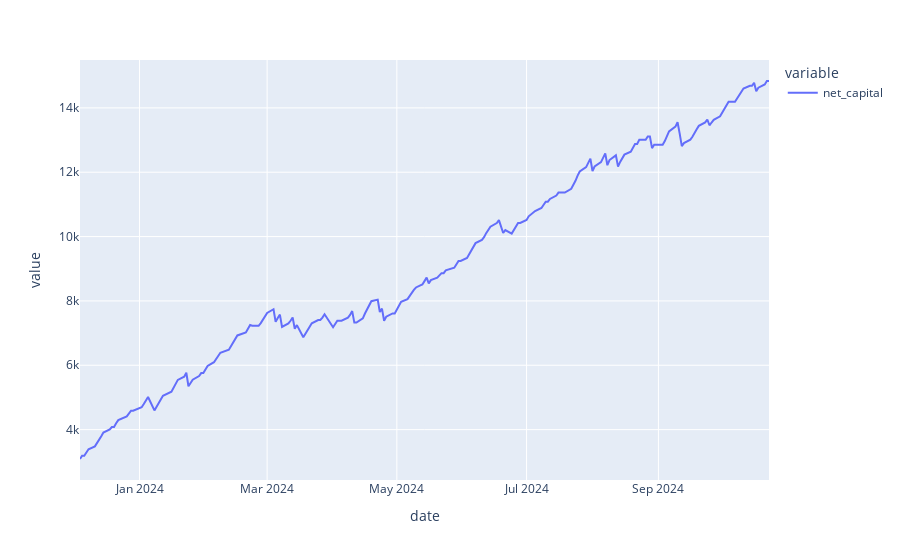

The cell this chart's notebook holds for it:
### Code cell
px.line(metalabeled_strat_backtest_df['net_capital']).show()
print(f"Meta-labeled strategy Sharpe: {sharpe_ratio(returns=metalabeled_strat_backtest_df['pct_return'])}")

metalabeled_strat_win_rate = len(metalabeled_strat_backtest_df[metalabeled_strat_backtest_df['net_pnl'] > 0]) / len(metalabeled_strat_backtest_df)
metalabeled_strat_avg_win = metalabeled_strat_backtest_df[metalabeled_strat_backtest_df['net_pnl'] > 0]['net_pnl'].mean() * 100
metalabeled_strat_avg_loss = abs(metalabeled_strat_backtest_df[metalabeled_strat_backtest_df['net_pnl'] < 0]['net_pnl'].mean() * 100)

print(f"Meta-labeled strategy win rate: {round(metalabeled_strat_win_rate * 100, 2)}%")
print(f"Meta-labeled strategy average win: ${round(metalabeled_strat_avg_win, 2)}")
print(f"Meta-labeled strategy average loss: ${round(metalabeled_strat_avg_loss, 2)}")
print(f"Meta-labeled strategy expected value per trade: ${round((metalabeled_strat_avg_win * metalabeled_strat_win_rate) - (metalabeled_strat_avg_loss * (1 - metalabeled_strat_win_rate)), 2)}")

### Figure 1 — Plotly figure (JSON) as saved in the notebook; plotly's stock layout.template omitted (floating-point values rounded to 4 significant figures; data arrays with more than 128 entries replaced by an {"elided": "..."} marker saying what was removed)
{"data": [{"hovertemplate": "variable=net_capital<br>date=%{x}<br>value=%{y}<extra></extra>", "legendgroup": "net_capital", "line": {"color": "#636efa", "dash": "solid"}, "marker": {"symbol": "circle"}, "mode": "lines", "name": "net_capital", "orientation": "v", "showlegend": true, "type": "scatter", "x": {"elided": "223 str values"}, "xaxis": "x", "y": {"elided": "223 float values"}, "yaxis": "y"}], "layout": {"legend": {"title": {"text": "variable"}, "tracegroupgap": 0}, "margin": {"t": 60}, "xaxis": {"anchor": "y", "domain": [0, 1], "title": {"text": "date"}}, "yaxis": {"anchor": "x", "domain": [0, 1], "title": {"text": "value"}}}}
